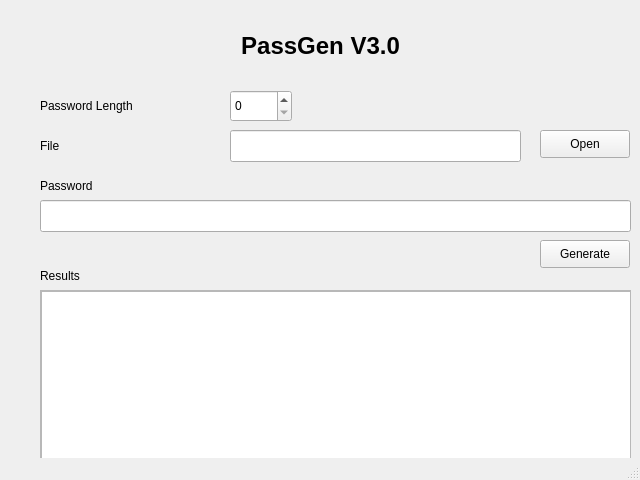
<?xml version="1.0" encoding="UTF-8"?>
<ui version="4.0">
 <class>MainWindow</class>
 <widget class="QMainWindow" name="MainWindow">
  <property name="geometry">
   <rect>
    <x>0</x>
    <y>0</y>
    <width>640</width>
    <height>480</height>
   </rect>
  </property>
  <property name="windowTitle">
   <string>PassGen V3.0</string>
  </property>
  <widget class="QWidget" name="centralwidget">
   <widget class="QLabel" name="label">
    <property name="geometry">
     <rect>
      <x>190</x>
      <y>10</y>
      <width>261</width>
      <height>71</height>
     </rect>
    </property>
    <property name="font">
     <font>
      <pointsize>18</pointsize>
      <weight>75</weight>
      <bold>true</bold>
     </font>
    </property>
    <property name="text">
     <string>PassGen V3.0</string>
    </property>
    <property name="alignment">
     <set>Qt::AlignCenter</set>
    </property>
   </widget>
   <widget class="QLabel" name="label_2">
    <property name="geometry">
     <rect>
      <x>40</x>
      <y>90</y>
      <width>131</width>
      <height>31</height>
     </rect>
    </property>
    <property name="text">
     <string>Password Length</string>
    </property>
   </widget>
   <widget class="QSpinBox" name="spinBox">
    <property name="geometry">
     <rect>
      <x>230</x>
      <y>90</y>
      <width>62</width>
      <height>32</height>
     </rect>
    </property>
   </widget>
   <widget class="QLabel" name="label_3">
    <property name="geometry">
     <rect>
      <x>40</x>
      <y>170</y>
      <width>131</width>
      <height>31</height>
     </rect>
    </property>
    <property name="text">
     <string>Password</string>
    </property>
   </widget>
   <widget class="QLineEdit" name="lineEdit">
    <property name="geometry">
     <rect>
      <x>40</x>
      <y>200</y>
      <width>591</width>
      <height>32</height>
     </rect>
    </property>
   </widget>
   <widget class="QScrollArea" name="scrollArea">
    <property name="geometry">
     <rect>
      <x>40</x>
      <y>290</y>
      <width>591</width>
      <height>171</height>
     </rect>
    </property>
    <property name="widgetResizable">
     <bool>true</bool>
    </property>
    <widget class="QWidget" name="scrollAreaWidgetContents">
     <property name="geometry">
      <rect>
       <x>0</x>
       <y>0</y>
       <width>589</width>
       <height>169</height>
      </rect>
     </property>
     <widget class="QTextEdit" name="textEdit">
      <property name="geometry">
       <rect>
        <x>0</x>
        <y>0</y>
        <width>591</width>
        <height>191</height>
       </rect>
      </property>
     </widget>
    </widget>
   </widget>
   <widget class="QLabel" name="label_4">
    <property name="geometry">
     <rect>
      <x>40</x>
      <y>260</y>
      <width>131</width>
      <height>31</height>
     </rect>
    </property>
    <property name="text">
     <string>Results</string>
    </property>
   </widget>
   <widget class="QLabel" name="label_5">
    <property name="geometry">
     <rect>
      <x>40</x>
      <y>130</y>
      <width>61</width>
      <height>31</height>
     </rect>
    </property>
    <property name="text">
     <string>File</string>
    </property>
   </widget>
   <widget class="QLineEdit" name="lineEdit_2">
    <property name="geometry">
     <rect>
      <x>230</x>
      <y>130</y>
      <width>291</width>
      <height>32</height>
     </rect>
    </property>
   </widget>
   <widget class="QPushButton" name="pushButton">
    <property name="geometry">
     <rect>
      <x>540</x>
      <y>130</y>
      <width>90</width>
      <height>28</height>
     </rect>
    </property>
    <property name="text">
     <string>Open</string>
    </property>
   </widget>
   <widget class="QPushButton" name="pushButton_2">
    <property name="geometry">
     <rect>
      <x>540</x>
      <y>240</y>
      <width>90</width>
      <height>28</height>
     </rect>
    </property>
    <property name="text">
     <string>Generate</string>
    </property>
   </widget>
  </widget>
  <widget class="QStatusBar" name="statusbar"/>
 </widget>
 <resources/>
 <connections/>
</ui>
